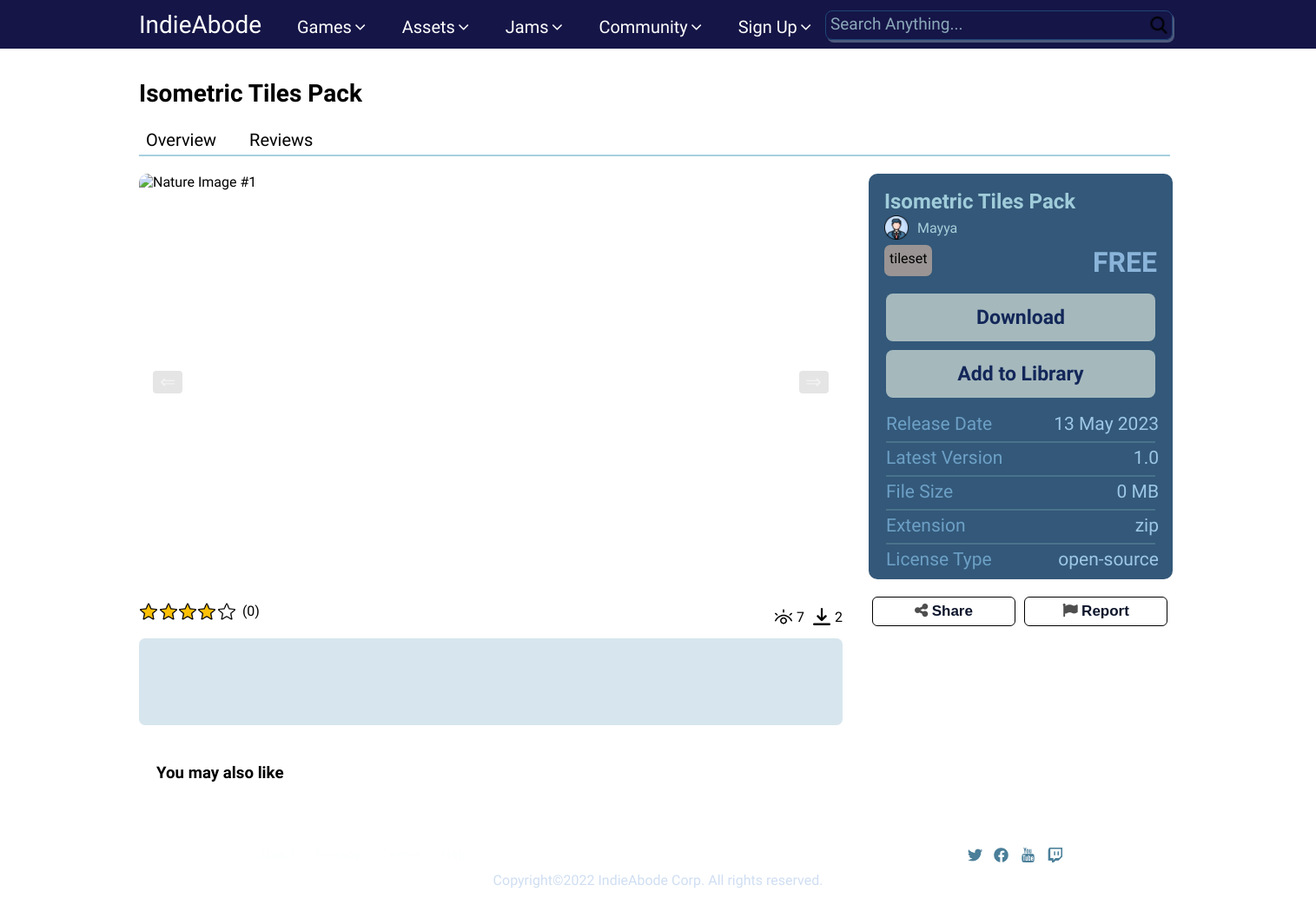
Page /asset?id=42 on the earlier database version.
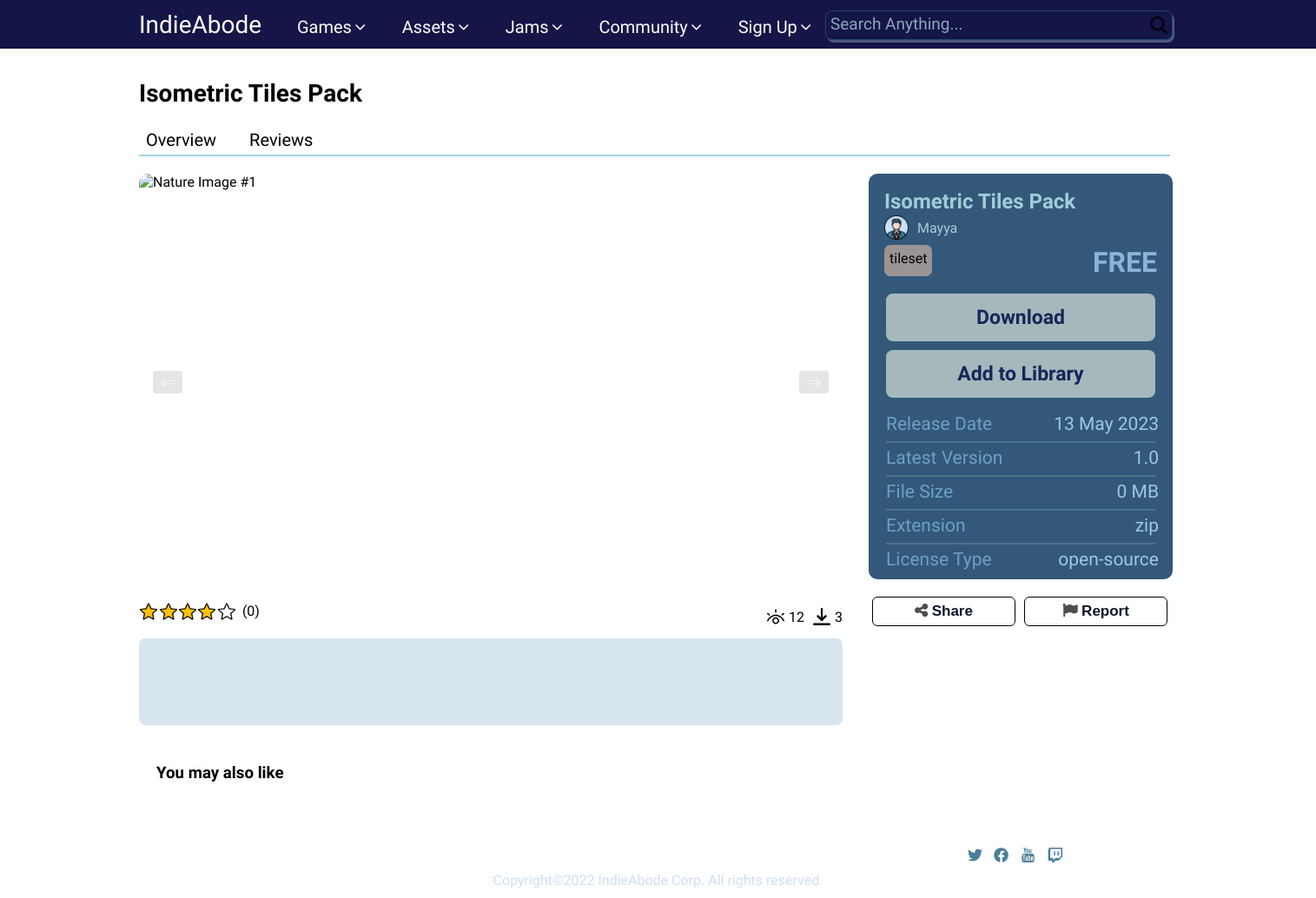
Same page on the later database version.
### tables this page shows
CREATE TABLE `asset_stats` (
  `assetID` int(11) NOT NULL,
  `downloads` int(11) NOT NULL DEFAULT 0,
  `views` int(11) NOT NULL DEFAULT 0,
  `ratings` int(11) NOT NULL DEFAULT 0,
  `ratingCount` int(11) NOT NULL DEFAULT 0,
  `revenue` float NOT NULL DEFAULT 0
);

### libs/View.php (called while the page is built, shortened)
<?php
class View
{
    public function render($viewName)
    {
        require 'views/' . $viewName . '.php';
    }
}

### index.php (called while the page is built, shortened)
<?php
require 'libs/Controller.php';
require 'libs/Model.php';
require 'libs/View.php';
$app = new App();

### libs/Model.php (called while the page is built)
<?php
class Model
{
    function __construct()
    {
        $this->db = new Database(DB_TYPE, DB_HOST, DB_NAME, DB_USER, DB_PASSWORD);
    }
}

### models/Asset_Model.php (called while the page is built, shortened)
<?php
class Asset_Model extends Model
{
    function showSingleAsset($id)
    {
        $sql = "SELECT * FROM freeasset WHERE assetID='$id' LIMIT 1";
        $stmt = $this->db->prepare($sql);
        $stmt->execute();
        $asset = $stmt->fetch(PDO::FETCH_ASSOC);
        return $asset;
    }
    function getAssetsCreator($asset)
    {
        $assetCreatorID = $asset['assetCreatorID'];
        $sql = "SELECT * FROM gamer WHERE gamerID='$assetCreatorID'";
        $stmt = $this->db->prepare($sql);
        $stmt->execute();
        $assetcreator = $stmt->fetch(PDO::FETCH_ASSOC);
        return $assetcreator;
    }
    function getScreenshots($id)
    {
        $sql = "SELECT * FROM freeasset WHERE assetID='$id' LIMIT 1";
        $stmt = $this->db->prepare($sql);
        $stmt->execute();
        $asset = $stmt->fetch(PDO::FETCH_ASSOC);
        $ss = $asset['assetScreenshots'];
        $screenshots = explode(',', $ss);
        return $screenshots;
    }
    function AssetStats($assetID)
    {
        $sql = "SELECT * FROM asset_stats WHERE assetID='$assetID'";
        $stmt = $this->db->prepare($sql);
        $stmt->execute();
        $stats = $stmt->fetch(PDO::FETCH_ASSOC);
        return $stats;
    }
}

### libs/Controller.php (called while the page is built, shortened)
<?php
class Controller
{
    public function loadModel($modelName)
    {
        $path = 'models/' . $modelName . '_Model.php';
        if (file_exists($path)) {
            $this->model = new $className();
        }
    }
}

### views/SingleAsset.php (the view, shortened to what the changed rows need)
<!DOCTYPE html>
<html lang="en">
<head>
    <link rel="stylesheet" href="https://cdnjs.cloudflare.com/ajax/libs/font-awesome/4.7.0/css/font-awesome.min.css">
    <link rel="stylesheet" href="https://cdnjs.cloudflare.com/ajax/libs/font-awesome/5.15.3/css/all.min.css" />
</head>
<body>
    <?php
    include 'includes/navbar.php';
    ?>
    <h2 id="heading"><?= $this->asset['assetName'] ?></h2>
    <div class="topics">
        <a href="/indieabode/asset?id=<?= $this->asset['assetID'] ?>">Overview
        </a>
        <a href="/indieabode/asset/reviews?id=<?= $this->asset['assetID'] ?>">Reviews</a>
    </div>
    <hr id="topic-break">
    <div class="container">
        <div class="asset-left-side">
            <div class="carousel" data-carousel>
                <button class="carousel-button prev" data-carousel-button="prev">
                </button>
                <button class="carousel-button next" data-carousel-button="next">
                </button>
                <ul data-slides>
                    <li class="slide" data-active>
                    </li>
                </ul>
                <div class="ratings">
                    <div class="stars">
                        <img src="/indieabode/public/images/games/Filled Star.png" alt="" />
                        <img src="/indieabode/public/images/games/Filled Star.png" alt="" />
                        <img src="/indieabode/public/images/games/Filled Star.png" alt="" />
                        <img src="/indieabode/public/images/games/Filled Star.png" alt="" />
                        <img src="/indieabode/public/images/games/Blank Star.png" alt="" />
                        <p>(<?= $this->stats['ratingCount']; ?>)</p>
                    </div>
                </div>
                <div class="views-downloads">
                    <img src="/indieabode/public/images/games/view.png" alt="" />
                    <p id="views"><?= $this->stats['views']; ?></p>
                    <img src="/indieabode/public/images/games/download.png" alt="" />
                    <p id="downloads"><?= $this->stats['downloads']; ?></p>
                </div>
            </div>
            <div class="description">
            </div>
        </div>
        <div class="asset-right-side">
            <div class="card-cover">
                <div class="card">
                    <h2 class="asset-name">
                        <?= $this->asset['assetName']; ?>
                    </h2>
                    <div class="profile-info">
                        <img src="/indieabode/public/images/games/profile.png" alt="" />
                        <a href="/indieabode/portfolio?profile=<?= $this->assetCreator['username']; ?>">
                            <p><?= $this->assetCreator['username']; ?></p>
                        </a>
                    </div>
                    <div class="price-flex">
                        <div class="category"><?= $this->asset['assetType']; ?></div>
                        <?php if ($this->asset['assetPrice'] == "0") { ?>
                            <h1>FREE</h1>
                        <?php } else { ?>
                            <h1><?= $this->assetPrice ?></h1>
                        <?php } ?>
                    </div>
                    <div class="buy-btn" id="download-btn">Download</div>
                    <div class="buy-btn" id="add-to-library">Add to Library</div>
                    <div class="details">
                        <div class="row">
                            <p class="title">Release Date</p>
                            <p class="sub-title" id="release-date"></p>
                        </div>
                        <hr />
                        <div class="row">
                            <p class="title">Latest Version</p>
                            <p class="sub-title"><?= $this->asset['version']; ?></p>
                        </div>
                        <hr />
                        <div class="row">
                            <p class="title">File Size</p>
                            <p class="sub-title"><?= $this->fileSize ?> MB</p>
                        </div>
                        <hr />
                        <div class="row">
                            <p class="title">Extension</p>
                            <p class="sub-title" id="file-extension"></p>
                        </div>
                        <hr />
                        <div class="row">
                            <p class="title">License Type</p>
                            <p class="sub-title"><?= $this->asset['assetLicense']; ?></p>
                        </div>
                    </div>
                </div>
            </div>
            <div class="right-details">
                <div class="button-div">
                    <button data-modal-target="#share-modal" id="share-btn"><i class="fa fa-share-alt"></i>Share</button>
                    <button data-modal-target="#modal" id="report-btn"><i class="fa fa-flag"></i>Report</button>
                </div>
            </div>
        </div>
    </div>
    <div class="more">
        <h3 id="more-heading">You may also like</h3>
    </div>
    <?php
    include 'includes/footer.php';
    ?>
</body>
</html>

Differences in the rows shown:
changed asset_stats: views "7" → "12"; downloads "2" → "3"
